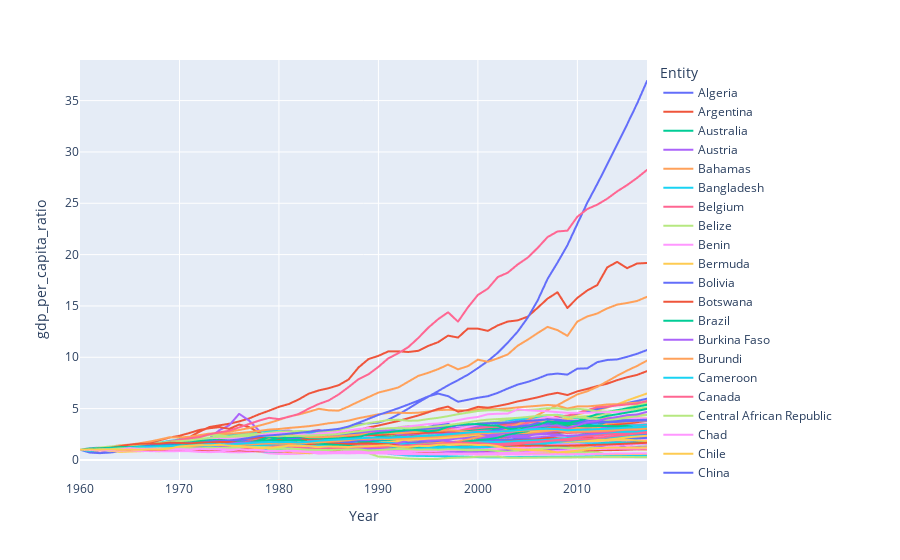

Write notebook code for a chart like this one.
### Code cell
px.line(gdp_and_pop_by_entity_3, x="Year", y="gdp_per_capita_ratio", color="Entity")
